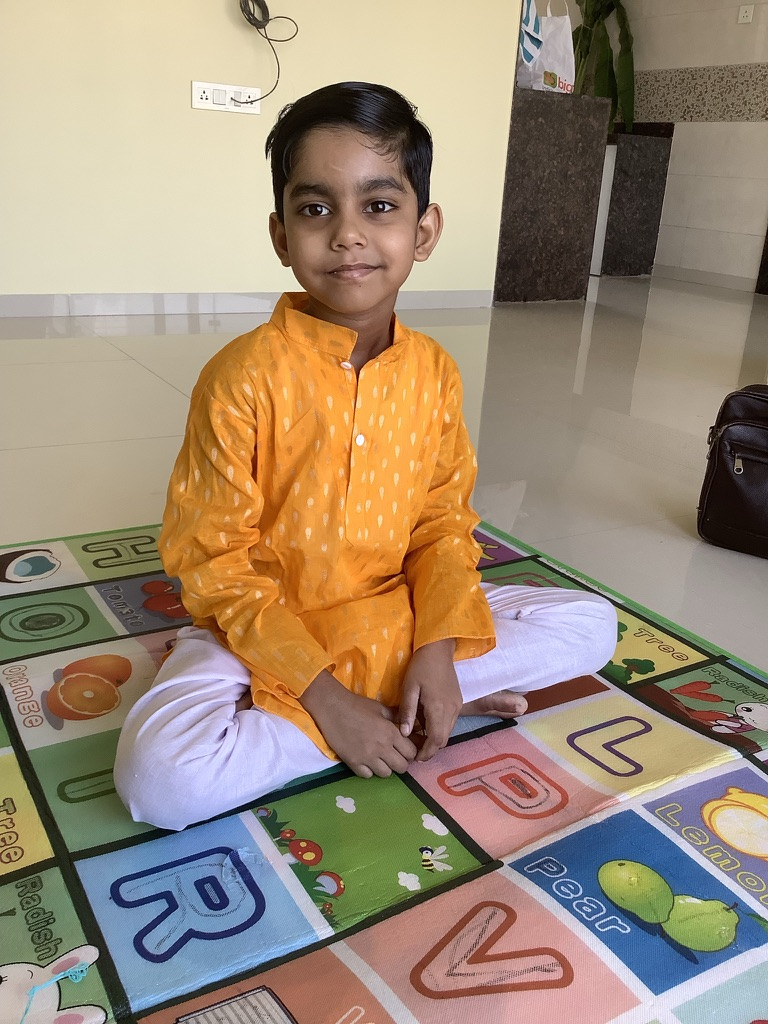
#> input picture Ink Annotator/Me.jpeg, 768 x 1024 px
$ python main.py
#> lines starting #> are read from the running program, lines starting #| are printed output that depends on the picture; after the words box and inside, x2 and y2 are one past the last pixel; in counts of white or black regions, pixels touching at a corner belong together
from pathlib import Path

import cv2


def main():
	image_path = Path(__file__).with_name("Me.jpeg")
	output_path = Path(__file__).with_name("Me_annotated.jpeg")
	image = cv2.imread(str(image_path))
#> image is the input picture: shape (1024, 768, 3); mean B, G, R 119.1, 139.8, 157.5

	if image is None:
		raise FileNotFoundError(f"Could not open image: {image_path}")

	height, width = image.shape[:2]
#> height = 1024; width = 768
	annotated = image.copy()

	# A translucent band keeps the measurement readable over the photo.
	band_height = min(112, height)
#> band_height = 112
	overlay = annotated.copy()
	cv2.rectangle(overlay, (0, 0), (width, band_height), (28, 35, 38), -1)
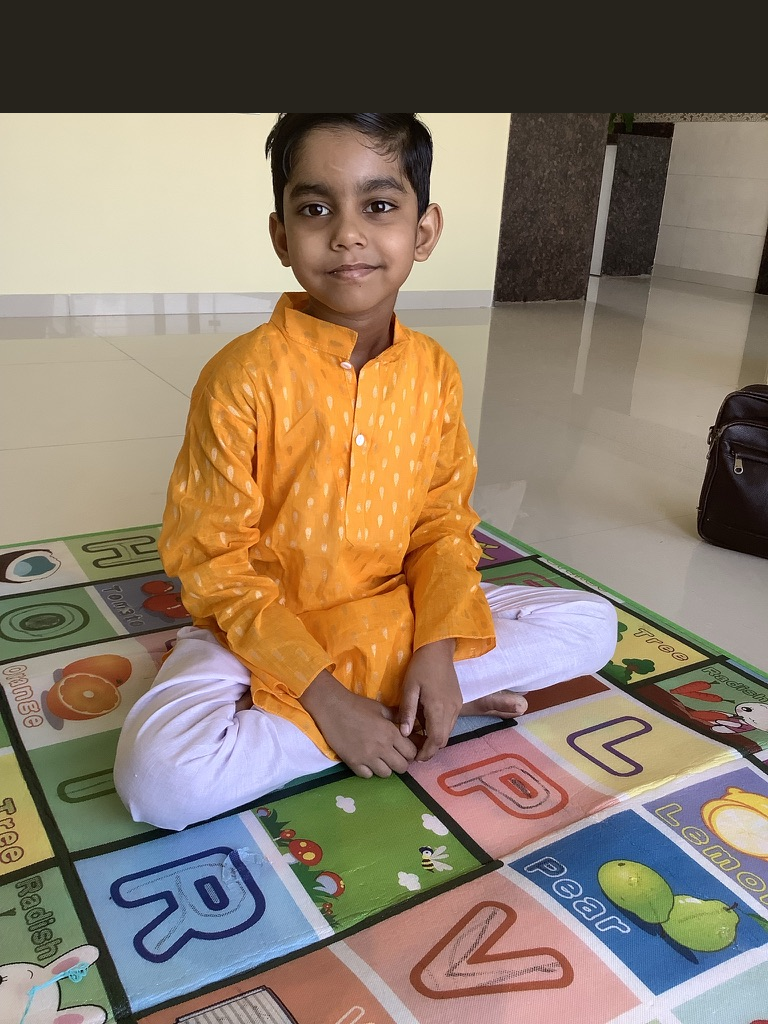
#> overlay: shape (1024, 768, 3); 11.04% of pixels changed, all inside (x1, y1, x2, y2) = (0, 0, 768, 113)
	cv2.addWeighted(overlay, 0.68, annotated, 0.32, 0, annotated)

	left = 2
	right = width - 3
#> right = 765
	arrow_y = 40
	arrow_color = (70, 220, 245)
	cv2.arrowedLine(annotated, (left, arrow_y), (right, arrow_y), arrow_color, 3, tipLength=0.025)
	cv2.arrowedLine(annotated, (right, arrow_y), (left, arrow_y), arrow_color, 3, tipLength=0.025)
#> annotated: shape (1024, 768, 3); mean B, G, R 110.4, 130.2, 147.5

	label = f"IMAGE WIDTH  |  {width} px"
#> label = 'IMAGE WIDTH  |  768 px'
	font = cv2.FONT_HERSHEY_SIMPLEX
	font_scale = 0.85
	text_size, _ = cv2.getTextSize(label, font, font_scale, 2)
#> text_size = (326, 19)
	text_x = (width - text_size[0]) // 2
#> text_x = 221
	cv2.putText(annotated, label, (text_x, 88), font, font_scale, (255, 255, 255), 2, cv2.LINE_AA)
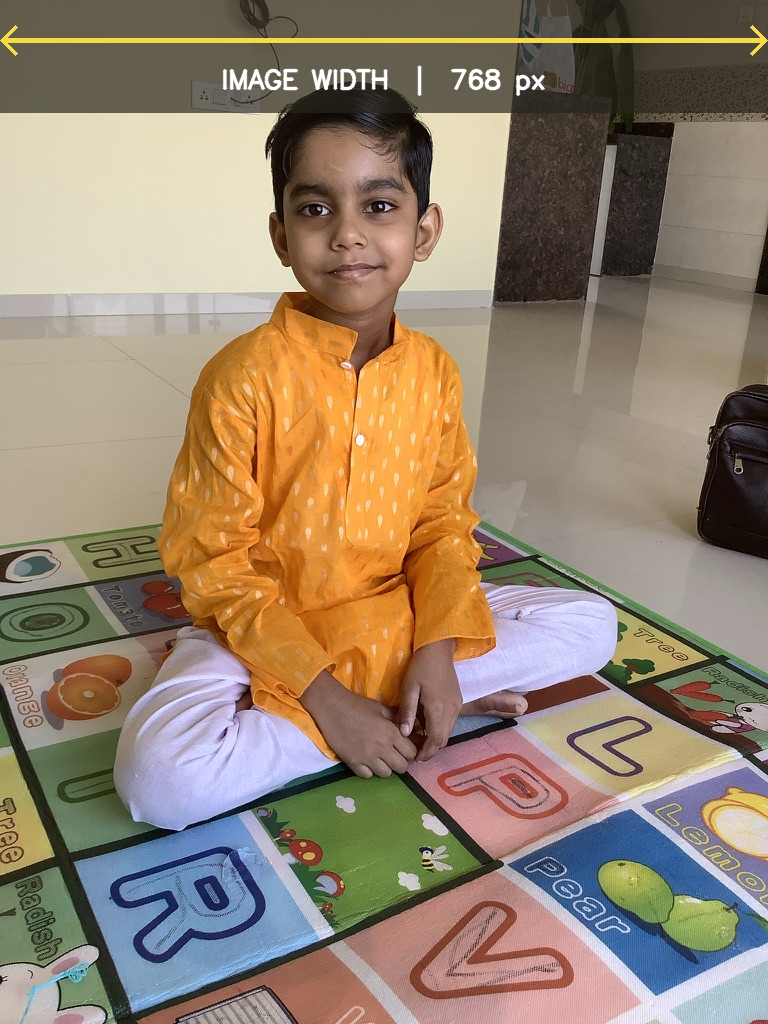
#> annotated: shape (1024, 768, 3); mean B, G, R 111, 130.8, 148

	if not cv2.imwrite(str(output_path), annotated):
		raise OSError(f"Could not save annotated image: {output_path}")

	print(f"Image size: {width} x {height} px")
#| Image size: 768 x 1024 px
	print(f"Annotated image saved to: {output_path}")


if __name__ == "__main__":
	main()
